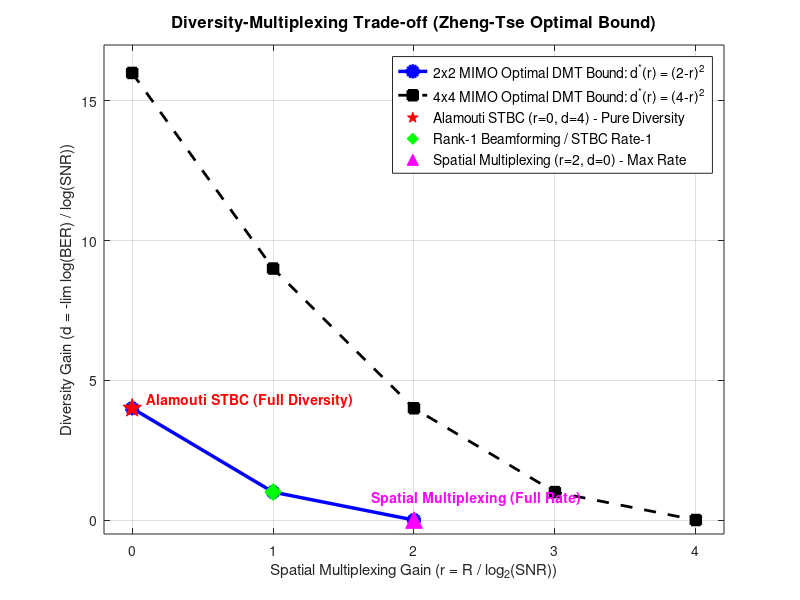

This chart was generated by the following MATLAB code:
clear; clc; close all;

root_dir = fileparts(fileparts(mfilename('fullpath')));
addpath(genpath(root_dir));

warning('off', 'MATLAB:opengl:SoftwareRendering');
warning('off', 'MATLAB:print:GraphicsAccelerationHardwareUnavailable');
warning('off', 'MATLAB:prnRenderer:opengl');

fprintf('=================================================================\n');
fprintf(' STAGE 6: Zheng-Tse Diversity-Multiplexing Tradeoff (DMT) Analysis\n');
fprintf('=================================================================\n');

fig_dir = fullfile(fileparts(mfilename('fullpath')), 'figures');
if ~exist(fig_dir, 'dir'), mkdir(fig_dir); end

%% 1. Theoretical DMT Curves for 2x2 and 4x4 MIMO
% Zheng & Tse (2003): d*(r) = (Nt - r) * (Nr - r) for integer r
% Piecewise linear curve connecting integer multiplexing gains r

% 2x2 MIMO
r_2x2 = [0, 1, 2];
d_2x2 = [(2-0)*(2-0), (2-1)*(2-1), (2-2)*(2-2)]; % [4, 1, 0]

% 4x4 MIMO
r_4x4 = [0, 1, 2, 3, 4];
d_4x4 = [(4-0)*(4-0), (4-1)*(4-1), (4-2)*(4-2), (4-3)*(4-3), (4-4)*(4-4)]; % [16, 9, 4, 1, 0]

figure('Name', 'Diversity-Multiplexing Tradeoff (DMT)', 'Position', [100, 100, 850, 520]);

% Plot 2x2 Bound
plot(r_2x2, d_2x2, 'b-o', 'LineWidth', 2.5, 'MarkerFaceColor', 'b', 'MarkerSize', 8, 'DisplayName', '2x2 MIMO Optimal DMT Bound: d^*(r) = (2-r)^2');
hold on;

% Plot 4x4 Bound
plot(r_4x4, d_4x4, 'k--s', 'LineWidth', 2.0, 'MarkerFaceColor', 'k', 'MarkerSize', 7, 'DisplayName', '4x4 MIMO Optimal DMT Bound: d^*(r) = (4-r)^2');

% Operating points for 2x2 Schemes
plot(0, 4, 'rp', 'MarkerSize', 14, 'MarkerFaceColor', 'r', 'DisplayName', 'Alamouti STBC (r=0, d=4) - Pure Diversity');
plot(1, 1, 'gd', 'MarkerSize', 12, 'MarkerFaceColor', 'g', 'DisplayName', 'Rank-1 Beamforming / STBC Rate-1');
plot(2, 0, 'm^', 'MarkerSize', 12, 'MarkerFaceColor', 'm', 'DisplayName', 'Spatial Multiplexing (r=2, d=0) - Max Rate');

grid on;
xlim([-0.2, 4.2]);
ylim([-0.5, 17]);
xlabel('Spatial Multiplexing Gain (r = R / log_2(SNR))', 'FontSize', 11);
ylabel('Diversity Gain (d = -lim log(BER) / log(SNR))', 'FontSize', 11);
title('Diversity-Multiplexing Trade-off (Zheng-Tse Optimal Bound)', 'FontSize', 12, 'FontWeight', 'bold');
legend('Location', 'northeast', 'FontSize', 10);

% Annotations
text(0.1, 4.3, 'Alamouti STBC (Full Diversity)', 'FontSize', 10, 'FontWeight', 'bold', 'Color', 'r');
text(1.7, 0.8, 'Spatial Multiplexing (Full Rate)', 'FontSize', 10, 'FontWeight', 'bold', 'Color', 'm');

saveas(gcf, fullfile(fig_dir, 'dmt_diversity_multiplexing_curve.png'));
fprintf('[Stage 6 DMT Complete] Plot saved to 06_master_runner_and_benchmarks/figures/\n');
